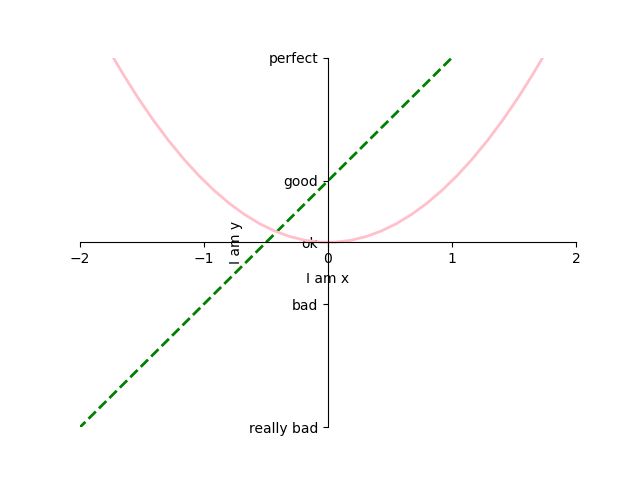

Recreate this plot in Python.
import matplotlib.pyplot as plt
import numpy as np

x = np.linspace(-3,3,50)
y1 = x*2+1
y2 = x**2

plt.figure()
plt.plot(x,y1,color = 'green',linewidth = 2.0,linestyle = '--')
plt.plot(x,y2,color = 'pink',linewidth = 2.0,linestyle = '-')
plt.xlim(-2,2)
plt.ylim(-3,3)
plt.xlabel('I am x')
plt.ylabel('I am y')
new_ticks = np.linspace(-2,2,5)
print(new_ticks)
plt.xticks(new_ticks)
plt.yticks([-3,-1,0,1,3],
           ['really bad','bad','ok','good','perfect'])
#gca = 'get current axis'
ax = plt.gca()
ax.spines['right'].set_color('None')
ax.spines['top'].set_color('None')
ax.xaxis.set_ticks_position('bottom')   #用下面的坐标轴来代替x轴
ax.yaxis.set_ticks_position('left')        #用左边的坐标轴来代替y轴
#挪动坐标轴
ax.spines['bottom'].set_position(('data',0))  #x轴的原点绑定在y轴的0处 ，还有不同的参数：outward,axes(定位在百分之多少的位置)
ax.spines['left'].set_position(('data',0))       #y轴的原点绑定在x轴的0处
plt.show()
